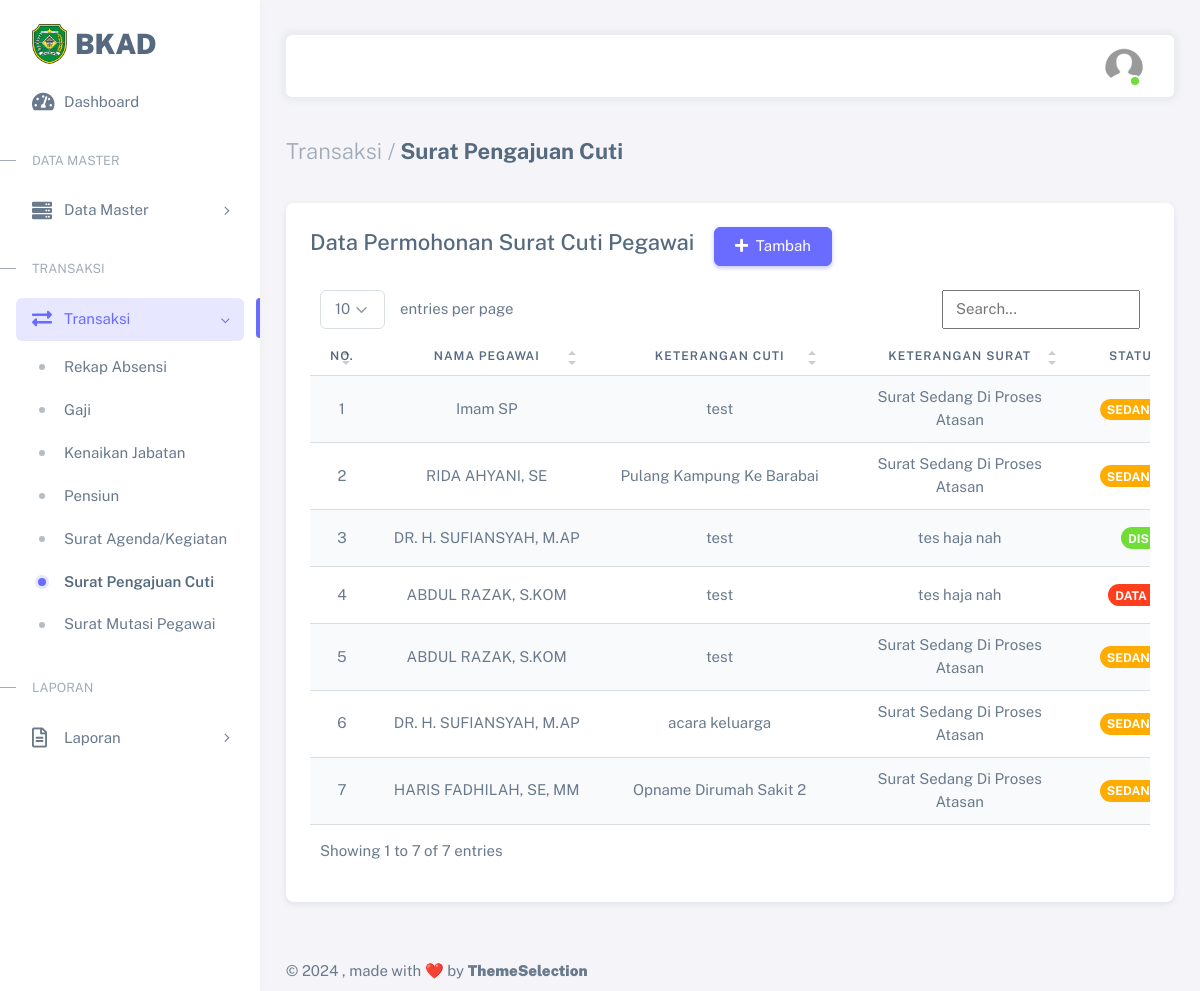
/admin/cuti.php (signed in), run on the app's committed database.
### tables this page shows
CREATE TABLE `cuti` (
  `id_cuti` int(11) NOT NULL,
  `id_pg` int(11) NOT NULL,
  `tgl_aw` date NOT NULL,
  `tgl_ak` date NOT NULL,
  `lama_cuti` varchar(5) NOT NULL,
  `keterangan` varchar(199) NOT NULL,
  `ket_cuti` varchar(210) NOT NULL,
  `no_cuti` varchar(11) NOT NULL,
  `status_cuti` varchar(55) NOT NULL,
  `file_cuti` varchar(200) NOT NULL
);

CREATE TABLE `t_pegawai` (
  `id_pg` int(11) NOT NULL,
  `nip` varchar(25) NOT NULL,
  `nama_lengkap` varchar(120) NOT NULL,
  `id_jabatan` int(11) NOT NULL,
  `jenis_kelamin` varchar(35) NOT NULL,
  `agama` varchar(20) NOT NULL,
  `status` varchar(20) NOT NULL,
  `tempat_lahir` varchar(120) NOT NULL,
  `tanggal_lahir` date NOT NULL,
  `alamat_rumah` varchar(200) NOT NULL,
  `no_telpon` varchar(13) NOT NULL,
  `file_foto` varchar(255) DEFAULT NULL,
  `pegawai` enum('asn','non asn') NOT NULL,
  `golongan` varchar(255) DEFAULT NULL
);

### admin/cuti.php (the view, shortened to what this page needs)
<?php
require_once('../head.php');
?>
<div class="layout-wrapper layout-content-navbar">
	<div class="layout-container">
		<aside id="layout-menu" class="layout-menu menu-vertical menu bg-menu-theme">
			<div class="app-brand demo d-grid">
				<a href="index.php" class="app-brand-link">
					<span class="app-brand-logo demo">
						<img src="../assets/img/logo/tapin.png" width="35" class="img-fluid">
					</span>
					<span class="app-brand-text demo menu-text fw-bolder ms-2 text-uppercase">BKAD</span>
				</a>
			</div>
			<ul class="menu-inner py-1">
				<li class="menu-item">
					<a href="index.php" class="menu-link">
						<i class="menu-icon fas fa-tachometer-alt"></i>
						<div data-i18n="Dashboard">Dashboard</div>
					</a>
				</li>
				<li class="menu-header small text-uppercase">
					<span class="menu-header-text">Data Master</span>
				</li>
				<li class="menu-item">
					<a href="javascript:void(0);" class="menu-link menu-toggle">
						<i class="menu-icon fas fa-server"></i>
						<div data-i18n="Data Master">Data Master</div>
					</a>
				</li>
				<li class="menu-header small text-uppercase">
					<span class="menu-header-text">Transaksi</span>
				</li>
				<li class="menu-item active open">
					<a href="javascript:void(0);" class="menu-link menu-toggle">
						<i class="menu-icon fas fa-exchange-alt"></i>
						<div data-i18n="Transaksi">Transaksi</div>
					</a>
					<ul class="menu-sub">
						<li class="menu-item">
							<a href="absensi.php" class="menu-link">
								<div data-i18n="Absensi">Rekap Absensi</div>
							</a>
						</li>
						<li class="menu-item">
							<a href="gaji.php" class="menu-link">
								<div data-i18n="Gaji">Gaji</div>
							</a>
						</li>
						<li class="menu-item">
							<a href="kenaikan.php" class="menu-link">
								<div data-i18n="Kenaikan Jabatan">Kenaikan Jabatan</div>
							</a>
						</li>
						<li class="menu-item">
							<a href="pensiun.php" class="menu-link">
								<div data-i18n="Pensiun">Pensiun</div>
							</a>
						</li>
						<li class="menu-item">
							<a href="agenda.php" class="menu-link">
								<div data-i18n="Surat Agenda">Surat Agenda/Kegiatan</div>
							</a>
						</li>
						<li class="menu-item active">
							<a href="cuti.php" class="menu-link">
								<div data-i18n="Surat Pengajuan Cuti">Surat Pengajuan Cuti</div>
							</a>
						</li>
						<li class="menu-item">
							<a href="mutasi.php" class="menu-link">
								<div data-i18n="Surat Mutasi Pegawai">Surat Mutasi Pegawai</div>
							</a>
						</li>
					</ul>
				</li>
				<li class="menu-header small text-uppercase">
					<span class="menu-header-text">Laporan</span>
				</li>
				<li class="menu-item">
					<a href="javascript:void(0);" class="menu-link menu-toggle">
						<i class="menu-icon far fa-file-alt"></i>
						<div data-i18n="Laporan">Laporan</div>
					</a>
				</li>
			</ul>
		</aside>
		<div class="layout-page">
			<nav class="layout-navbar container-xxl navbar navbar-expand-xl navbar-detached align-items-center bg-navbar-theme" id="layout-navbar">
				<div class="navbar-nav-right d-flex align-items-center" id="navbar-collapse">
					<ul class="navbar-nav flex-row align-items-center ms-auto">
						<li class="nav-item navbar-dropdown dropdown-user dropdown">
							<a class="nav-link dropdown-toggle hide-arrow" href="javascript:void(0);" data-bs-toggle="dropdown">
								<div class="avatar avatar-online">
									<img src="../assets/img/avatars/user.png" alt class="w-px-40 h-auto rounded-circle" />
								</div>
							</a>
						</li>
					</ul>
				</div>
			</nav>
			<div class="content-wrapper">
				<div class="container-xxl flex-grow-1 container-p-y">
					<h4 class="fw-bold py-3 mb-4"><span class="text-muted fw-light">Transaksi /</span> Surat Pengajuan Cuti</h4>
					<div class="row">
						<div class="col-md-6 col-lg-4 col-xl-12 order-0 mb-4">
							<div class="card">
								<div class="card-header pb-3">
									<h4 class="mb-2 d-inline-block">Data Permohonan Surat Cuti Pegawai</h4>
									<a class="btn btn-primary ms-3" href="cuti_in.php">
										<i class="fas fa-plus me-1"></i>
										Tambah
									</a>
								</div>
								<div class="card-body">
									<div class="table-responsive">
										<table class="table table-striped table-hover table-fixed table-flush" id="table1" width="100%">
											<thead>
												<tr>
													<th style="vertical-align: middle;" class="text-center">No.</th>
													<th style="vertical-align: middle;" class="text-center">Nama Pegawai</th>
													<th style="vertical-align: middle;" class="text-center">Keterangan Cuti</th>
													<th style="vertical-align: middle;" class="text-center">Keterangan Surat</th>
													<th style="vertical-align: middle;" class="text-center">Status Surat</th>
												</tr>
											</thead>
											<tbody>
												<?php
												$query = mysqli_query(
													$koneksi,
													"SELECT * FROM cuti
													INNER JOIN t_pegawai ON cuti.id_pg=t_pegawai.id_pg
													INNER JOIN jabatan ON t_pegawai.id_jabatan=jabatan.id_jabatan
													ORDER BY id_cuti DESC"
												);
												$no = 1;
												while ($data = mysqli_fetch_array($query)) { ?>
													<tr>
														<td style="vertical-align: middle;" class="text-center">
															<?= $no++ ?>
														</td>
														<td style="vertical-align: middle;" class="text-center text-nowrap"><?= $data['nama_lengkap'] ?></td>
														<td style="vertical-align: middle;" class="text-center">
															<span style="display: block; width: 200px;"><?= $data['keterangan']; ?></span>
														</td>
														<td style="vertical-align: middle;" class="text-center">
															<span style="display: block; width: 200px;"><?= $data['ket_cuti']; ?></span>
														</td>
														<td style="vertical-align: middle;" class="text-center">
															<?php
															if ($data['status_cuti'] == 'Surat Sedang Diproses Atasan') {
																echo "<span class='badge rounded-pill bg-warning'><b>Sedang Proses</b></span>";
															} else if ($data['status_cuti'] == 'Disetujui Atasan') {
																echo "<span class='badge rounded-pill bg-success'><b>Disetujui</b></span>";
															} else if ($data['status_cuti'] == "Data Ditolak Atasan") {
																echo "<span class='badge rounded-pill bg-danger'><b>Data Ditolak</b></span>";
															}
															?>
														</td>
													</tr>
												<?php } ?>
											</tbody>
										</table>
									</div>
								</div>
							</div>
						</div>
					</div>
				</div>
				<?php require_once("../footer.php"); ?>

### assets/css/demo.css (style rules this page uses)
.menu .app-brand.demo { height: 64px; margin-top: 12px; }
.app-brand-text.demo { font-size: 1.75rem; letter-spacing: -0.5px; text-transform: lowercase; }

### data on the page
cuti: id_pg.nama_lengkap "Imam SP", keterangan "test", ket_cuti "Surat Sedang Di Proses Atasan", shows "SEDANG PROSES"
cuti: id_pg.nama_lengkap "RIDA AHYANI, SE", keterangan "Pulang Kampung Ke Barabai", ket_cuti "Surat Sedang Di Proses Atasan", shows "SEDANG PROSES"
cuti: id_pg.nama_lengkap "DR. H. SUFIANSYAH, M.AP", keterangan "test", ket_cuti "tes haja nah", status_cuti "DISETUJUI"
cuti: id_pg.nama_lengkap "ABDUL RAZAK, S.KOM", keterangan "test", ket_cuti "tes haja nah", shows "DATA…"
cuti: id_pg.nama_lengkap "ABDUL RAZAK, S.KOM", keterangan "test", ket_cuti "Surat Sedang Di Proses Atasan", shows "SEDANG PROSES"
cuti: id_pg.nama_lengkap "DR. H. SUFIANSYAH, M.AP", keterangan "acara keluarga", ket_cuti "Surat Sedang Di Proses Atasan", shows "SEDANG PROSES"
cuti: id_pg.nama_lengkap "HARIS FADHILAH, SE, MM", keterangan "Opname Dirumah Sakit 2", ket_cuti "Surat Sedang Di Proses Atasan", shows "SEDANG PROSES"
